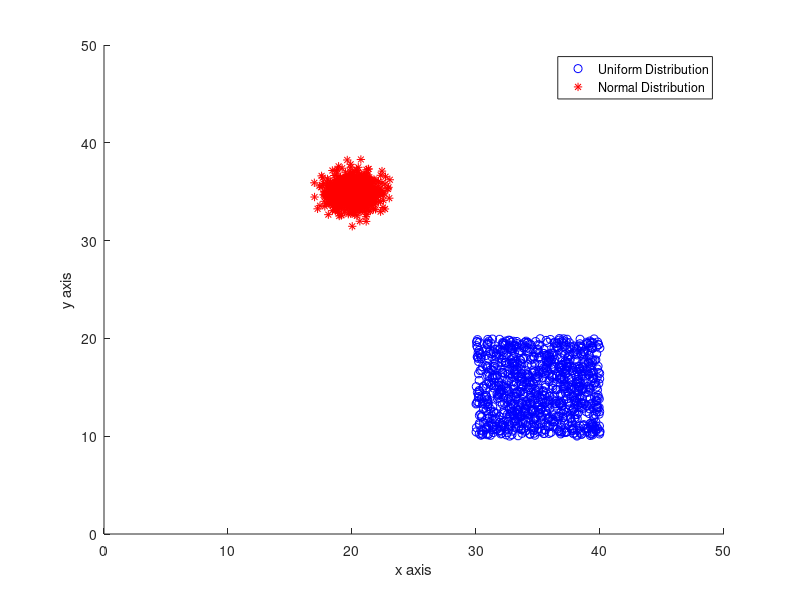

Reproduce this figure in MATLAB.
function plot_2d()
    a = unifrnd(30,40,1000,1);
    b = unifrnd(10,20,1000,1);
    uniform_d = [a b];

    mu = [20 35];
    Sigma = [1 0; 0 1];
    normal_d = mvnrnd(mu,Sigma,1000);

    hold on

    plot(uniform_d(:,1),uniform_d(:,2),'o', "Color","b", 'DisplayName','Uniform Distribution')
    plot(normal_d(:,1),normal_d(:,2),'*', "Color","r", 'DisplayName','Normal Distribution')
    xlim([0 50])
    ylim([0 50])
    xlabel('x axis')
    ylabel('y axis')
    legend
    hold off
end